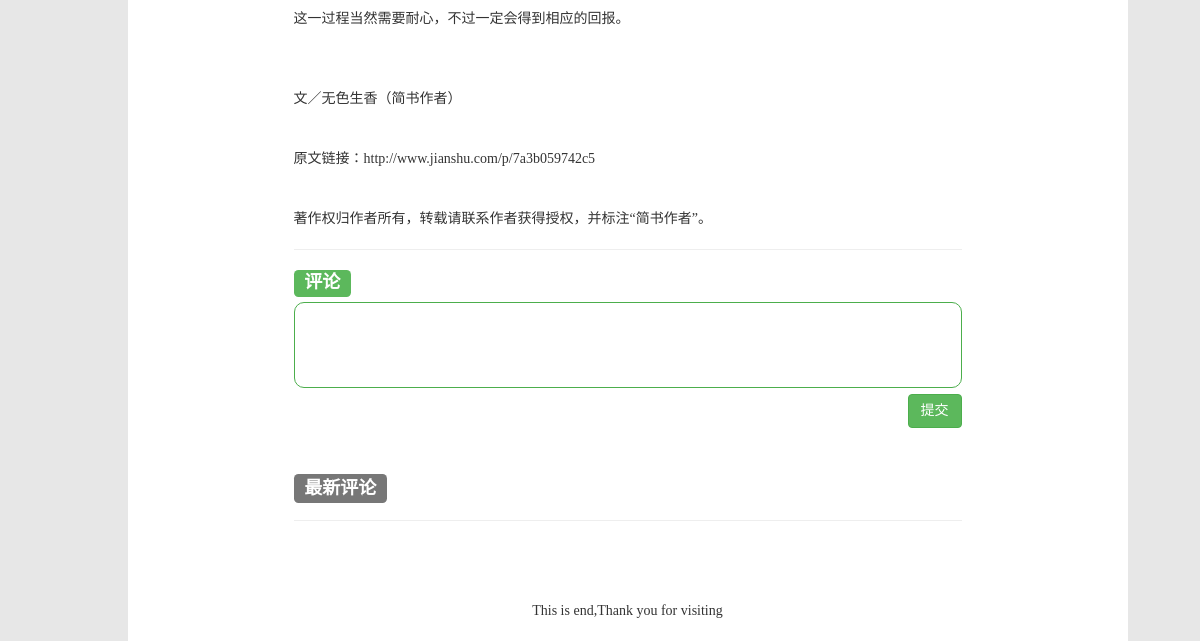
The app's page /article/16/ (lower part), older data.
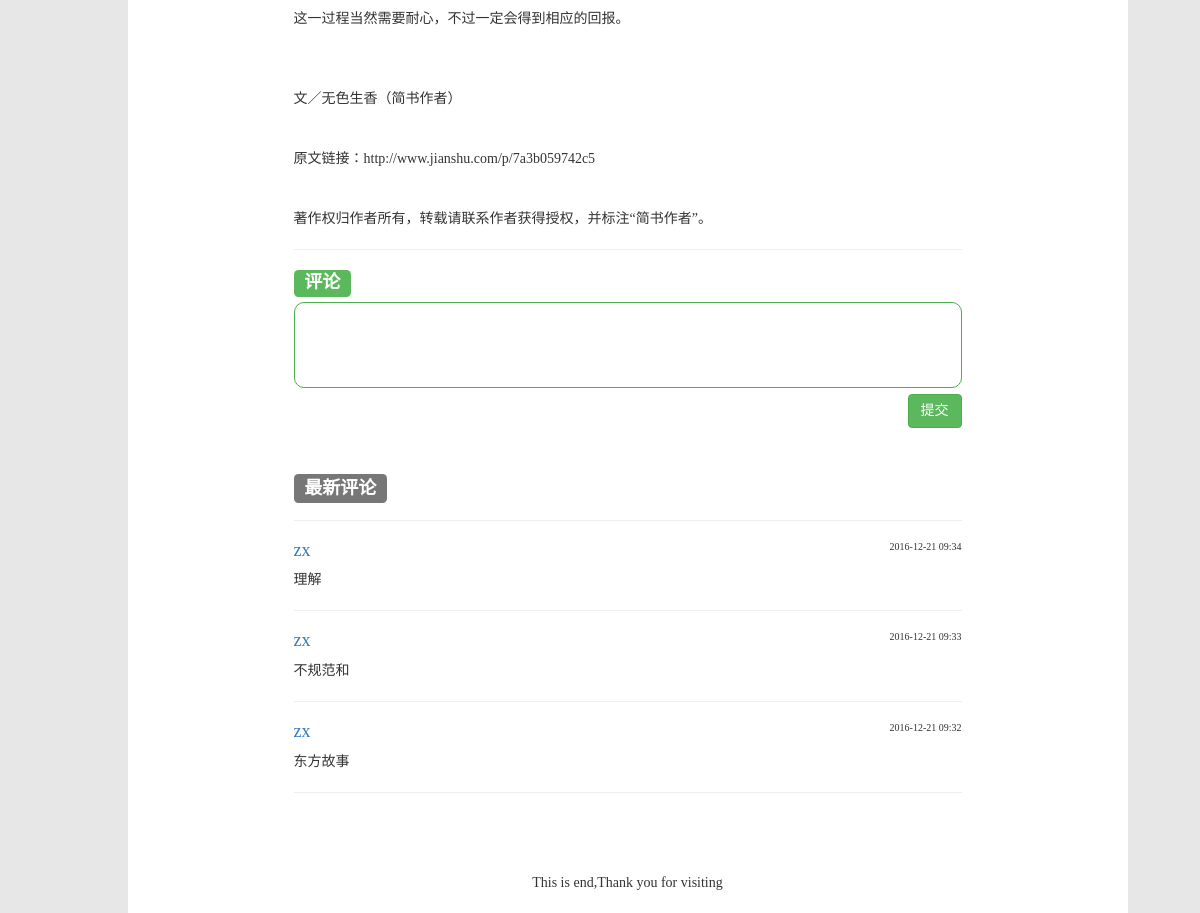
The same page, newer data.
### zxsite/models.py (models this page shows)
class Comment(models.Model):
    author = models.ForeignKey('Bloger',verbose_name='评论人')
    article = models.ForeignKey('Article',verbose_name='相关文章',default=None)
    context = models.TextField('评论内容')
    COMMENT_STATUS = (
        ('L','LIVE'),
        ('D','DEAD')
    )
    status = models.CharField('状态',max_length=5,choices=COMMENT_STATUS)
    created_time = models.DateTimeField('评论时间',auto_now_add=True)
    def __str__(self):
        return self.context
    class meta:
        ordering = ['created_time']

class Bloger(models.Model):
    user = models.OneToOneField(User)
    likelist = models.ManyToManyField('Bloger', verbose_name='关注列表', null=True, blank=True,
                                      related_name='re_likelists')
    portrait = models.ImageField('头像', upload_to='pic/', default='pic/timg.jpg')
    GENDER_CHOICE = (
        ('F', 'FEMALE'),
        ('M', 'MALE')
    )
    gender = models.CharField(max_length=5, choices=GENDER_CHOICE)
    signiture = models.CharField(max_length=100)
    def __str__(self):
        return self.user.username

### zxsite/views.py (the view)
# urls.py: url(r'^article/(?P<atc_id>[0-9]+)/$',views.article_ins,name='articleins'),
def article_ins(request,atc_id):
    atc_ins = Article.objects.get(id = atc_id)
    atc_ins.views += 1
    atc_ins.save()
    comments = Comment.objects.filter(article=atc_ins).order_by('-created_time')
    content = {
        'article':atc_ins,
        'comments':comments
    }
    return render(request,'zxsite/article_ins.html',content)

### zxsite/models.py (called while the page is built)
    def __str__(self):
        return self.name

### zxsite/templates/zxsite/article_ins.html (shortened to what this page needs)
{% extends 'zxsite/subbase1.html' %}
{% block article_ins %}
    <div class="row">
        <div class="center-block" style="width: 668px;">
            <div class="self-atc-div">
                 <p class="text-justify self-atc-div-p">{{ article.content | safe }}</p>
                <hr style="margin-top: -20px">
                <div>
                        <label for="" class="label label-success pull-left" style="font-size: 18px">评论</label>
                        <textarea name="comment" id="comment" rows="4" style=" width: 100%;border-color: #4cae4c;border-radius: 10px;outline: none;padding-left: 10px;resize: none"></textarea>
                        <button class="btn btn-success pull-right" id='commentbtn' style="margin-top: 0">提交</button>
                </div>
                <label for="" class="label label-default" style="font-size: 18px">最新评论</label>
                <hr>
                <ul id="commentul" class="list-unstyled">
                    {% for comment in comments %}
                        <li>
                        <h4>
                            <a href="/user/{{ comment.author.user_id}}">{{ comment.author }}</a>
                            <span class="pull-right" style="font-size: 10px">{{ comment.created_time|date:'Y-m-d H:i' }}</span>
                        </h4>
                            <p>{{ comment }}</p>
                        </li>
                        <hr>
                    {% endfor %}
                </ul>
            </div>
        </div>
    </div>
{% endblock %}

Row changes from the older to the newer data that the page shows:
added Comment: author "zx", created_time "2016-12-21 09:34", context "理解"
added Comment: author "zx", created_time "2016-12-21 09:33", context "不规范和"
added Comment: author "zx", created_time "2016-12-21 09:32", context "东方故事"
